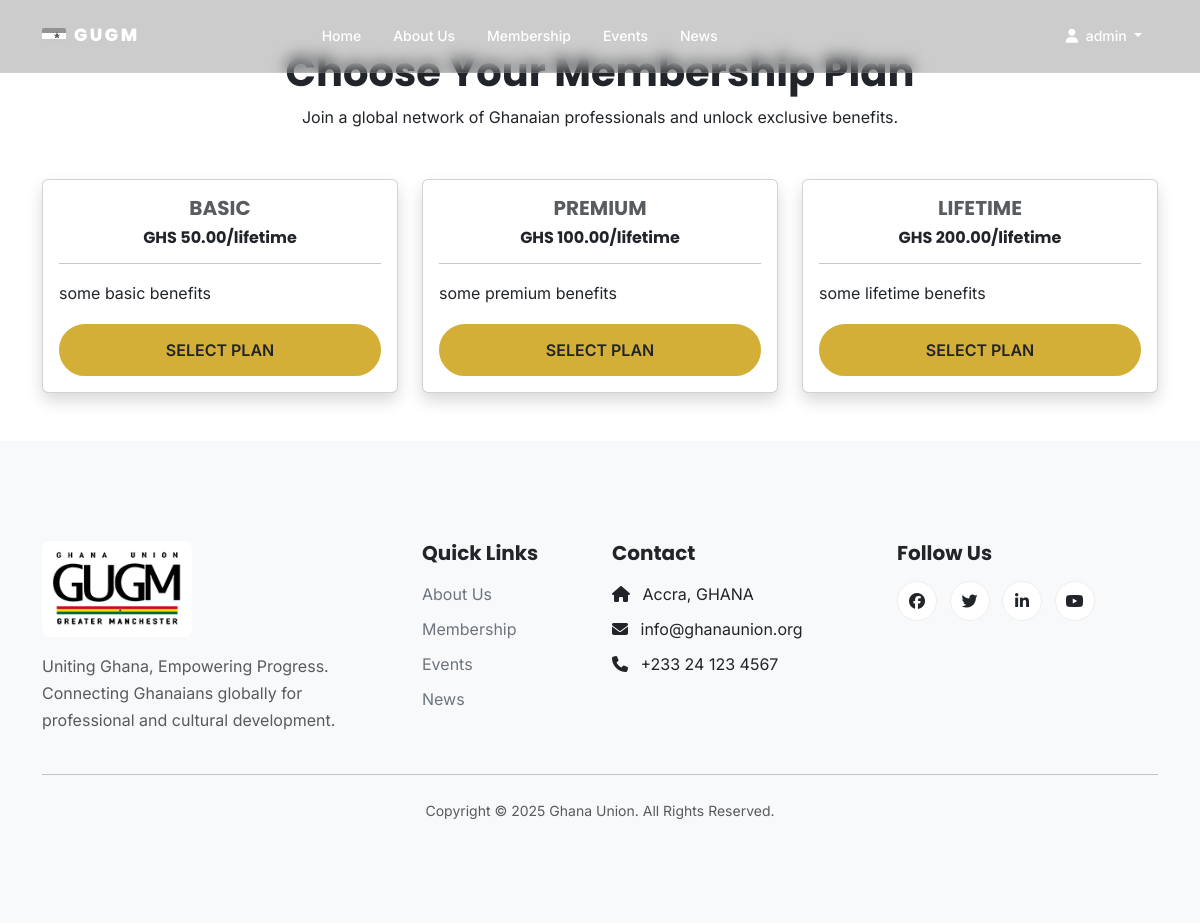
/membership/ (signed in), run on the app's committed database.
### apps/accounts/models.py (models this page shows, shortened)
class CustomUser(AbstractUser):
    """
    Extends the default Django User model.
    We are not adding any extra fields for now, but this setup
    allows us to easily add them in the future without a complex migration.
    For example: email_verified = models.BooleanField(default=False)
    """

### apps/membership/models.py (models this page shows, shortened)
class MembershipTier(models.Model):
    TIER_CHOICES = [
        ('Basic', 'Basic'),
        ('Premium', 'Premium'),
        ('Lifetime', 'Lifetime'),
    ]
    name = models.CharField(max_length=50, choices=TIER_CHOICES, unique=True)
    description = models.TextField(help_text="Detailed benefits of this tier.")
    price = models.DecimalField(max_digits=10, decimal_places=2, help_text="Price in GHS")

### apps/membership/views.py (the view)
# urls.py: path('', views.membership_plans_view, name='plans'),
@login_required
def membership_plans_view(request):
    membership_tiers = MembershipTier.objects.all()
    context = {
        'membership_tiers': membership_tiers,
    }
    return render(request, 'pages/membership_plans.html', context)

### templates/pages/membership_plans.html (shortened to what this page needs)
{% extends 'base.html' %}
{% block content %}
<div class="container my-5">
    <div class="text-center mb-5">
        <h1>Choose Your Membership Plan</h1>
        <p class="lead-text">Join a global network of Ghanaian professionals and unlock exclusive benefits.</p>
    </div>
    <div class="row">
        {% for tier in membership_tiers %}
        <div class="col-lg-4">
            <div class="card mb-5 mb-lg-0 shadow">
                <div class="card-body">
                    <h5 class="card-title text-muted text-uppercase text-center">{{ tier.name }}</h5>
                    <h6 class="card-price text-center">GHS {{ tier.price|floatformat:2 }}<span class="period">/lifetime</span></h6>
                    <hr>
                    <p>{{ tier.description }}</p>
                    <div class="d-grid">
                        <a href="{% url 'membership:initiate_payment' tier.id %}" class="btn btn-primary text-uppercase">Select Plan</a>
                    </div>
                </div>
            </div>
        </div>
        {% endfor %}
    </div>
</div>
{% endblock %}

### templates/components/header.html (shortened to what this page needs)
{% load static %}
<header>
    <nav class="navbar navbar-expand-lg fixed-top" id="mainNav">
        <div class="container">
            <a class="navbar-brand" href="{% url 'home' %}">
                <div class="ghana-flag"></div>
                <span class="letter-g1">G</span><span class="letter-u">U</span><span class="letter-g2">G</span><span class="letter-m">M</span>
            </a>
            <div class="collapse navbar-collapse" id="main-nav">
                <ul class="navbar-nav mx-auto mb-2 mb-lg-0">
                    <li class="nav-item"><a class="nav-link" href="{% url 'home' %}">Home</a></li>
                    <li class="nav-item"><a class="nav-link" href="#">About Us</a></li>
                    <li class="nav-item"><a class="nav-link" href="{% url 'membership:plans' %}">Membership</a></li>
                    <li class="nav-item"><a class="nav-link" href="{% url 'events:list' %}">Events</a></li>
                    <li class="nav-item"><a class="nav-link" href="{% url 'news:list' %}">News</a></li>
                </ul>
                <ul class="navbar-nav ms-auto mb-2 mb-lg-0 d-flex align-items-center">
                    {% if user.is_authenticated %}
                        <li class="nav-item dropdown">
                            <a class="nav-link dropdown-toggle" href="#" id="navbarDropdown" role="button" data-bs-toggle="dropdown" aria-expanded="false">
                                <i class="fa-solid fa-user me-1"></i> {{ user.first_name|default:user.username }}
                            </a>
                        </li>
                    {% endif %}
                </ul>
            </div>
        </div>
    </nav>
</header>

### static/css/main.css (style rules this page uses)
:root { --ghana-gold: #D4AF37; --ghana-green: #006B3F; --ghana-red: #CE1126; --white: #ffffff; --gray-100: #f8f9fa; --charcoal: #212529; --gray-700: #6c757d; --primary: var(--ghana-gold); --secondary: var(--ghana-green); --success: var(--ghana-green); --danger: var(--ghana-red); --font-family-sans-serif: 'Inter', sans-serif; --font-family-headings: 'Poppins', sans-serif; --box-shadow-sm: 0 .125rem .25rem rgba(0, 0, 0, .075); --box-shadow: 0 .5rem 1rem rgba(0, 0, 0, .15); --border-radius: 0.5rem; }
body { font-family: var(--font-family-sans-serif); color: var(--charcoal); line-height: 1.7; }
h1, h2, h3, h4, h5, h6 { font-family: var(--font-family-headings); font-weight: 700; }
a { color: var(--secondary); text-decoration: none; transition: all 0.3s ease-in-out; }
.btn { border-radius: 50px; font-weight: 600; padding: .75rem 1.5rem; transition: all 0.3s ease-in-out; border-width: 2px; }
.btn-primary { background-color: var(--primary); border-color: var(--primary); color: var(--charcoal) !important; }
.navbar { padding: 1rem 0; transition: all 0.3s ease-in-out; z-index: 1030; background-color: rgba(0, 0, 0, 0.2); -webkit-backdrop-filter: blur(8px); backdrop-filter: blur(8px); border-bottom: 1px solid rgba(255, 255, 255, 0.1); }
.navbar .navbar-brand { display: flex; align-items: center; gap: 0.5rem; font-family: var(--font-family-headings); font-weight: 800; font-size: 1.1rem; letter-spacing: -5.5px; padding: 0; line-height: 1; transition: all 0.3s ease-in-out; }
.ghana-flag { width: 1.5rem; height: 1rem; border-radius: 2px; position: relative; overflow: hidden; transition: all 0.3s ease-in-out; filter: grayscale(100%) brightness(2.5); }
.ghana-flag::before { content: ''; position: absolute; top: 0; left: 0; right: 0; bottom: 0; background: linear-gradient( to bottom, var(--ghana-red) 0%, var(--ghana-red) 33.3%, var(--ghana-gold) 33.3%, var(--ghana-gold) 66.6%, var(--ghana-green) 66.6%, var(--ghana-green) 100% ); }
.ghana-flag::after { content: '★'; position: absolute; top: 50%; left: 50%; transform: translate(-50%, -50%); color: var(--charcoal); font-size: 0.6rem; line-height: 1; }
.navbar-brand span { display: inline-block; transition: color 0.3s ease-in-out; color: var(--white); }
.navbar .nav-link { font-weight: 500; color: var(--white); margin: 0 0.5rem; font-size: .875rem; }

### data on the page
CustomUser: first_name "admin"
MembershipTier: name "BASIC", price "50.00", description "some basic benefits"
MembershipTier: name "PREMIUM", price "100.00", description "some premium benefits"
MembershipTier: name "LIFETIME", price "200.00", description "some lifetime benefits"
